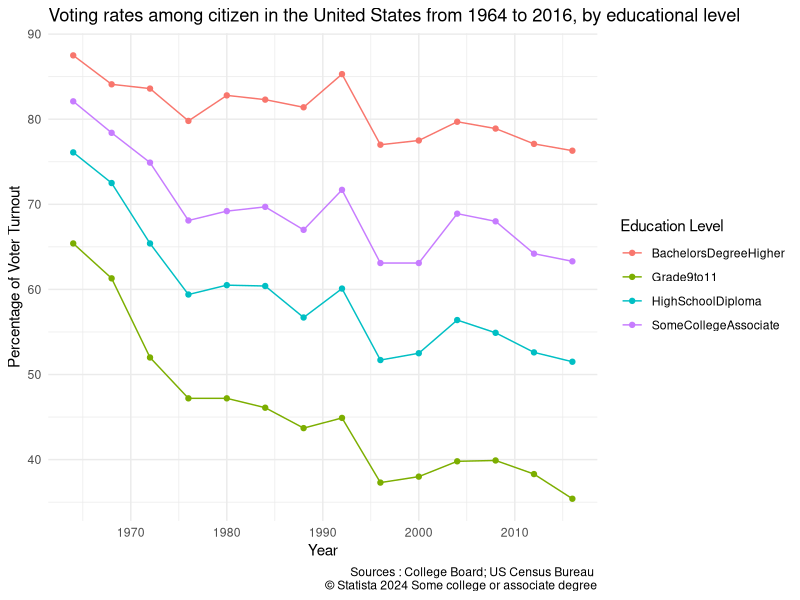

This figure's R source:
## ---- chunk 1
library(ggplot2)
library(tidyverse)
library(readr)
library(dplyr)
turnout <- read_csv("index_files/Turnout.csv") 
## ---- chunk 2
getwd()
setwd("/Users/ikramohamed/Desktop")
getwd
## ---- chunk 3
turnout <- data.frame(
  Years = c(1964, 1968, 1972, 1976, 1980, 1984, 1988, 1992, 1996, 2000, 2004, 2008, 2012, 2016),
  Grade9to11 = c(65.4, 61.3, 52.0, 47.2, 47.2, 46.1, 43.7, 44.9, 37.3, 38.0, 39.8, 39.9, 38.3, 35.4),
  HighSchoolDiploma = c(76.1, 72.5, 65.4, 59.4, 60.5, 60.4, 56.7, 60.1, 51.7, 52.5, 56.4, 54.9, 52.6, 51.5),
  SomeCollegeAssociate = c(82.1, 78.4, 74.9, 68.1, 69.2, 69.7, 67.0, 71.7, 63.1, 63.1, 68.9, 68.0, 64.2, 63.3),
  BachelorsDegreeHigher = c(87.5, 84.1, 83.6, 79.8, 82.8, 82.3, 81.4, 85.3, 77.0, 77.5, 79.7, 78.9, 77.1, 76.3)
)

turnout_long <- turnout |>
  pivot_longer(cols = -Years, names_to = "Education_Level", values_to = "Percentage")

ggplot(turnout_long, aes(x = Years, y = Percentage, color = Education_Level)) +
  geom_line() + 
  geom_point() +
  labs(
    title = "Voting rates among citizen in the United States from 1964 to 2016, by educational level", 
    caption = "Sources : College Board; US Census Bureau 
    © Statista 2024 Some college or associate degree", 
    x = "Year",
    y = "Percentage of Voter Turnout",
    color = "Education Level" 
  ) +
  theme_minimal()
## ---- chunk 4
library(dplyr)
library(knitr)

turnout_table <- turnout_long |> 
  group_by(Education_Level) |>
  summarize(
    Mean_Percentage = mean(Percentage),
    SD_Percentage = sd(Percentage),
    Min_Percentage = min(Percentage),
    Max_Percentage = max(Percentage)
  )

knitr::kable(turnout_table, 
            digits = 2, 
            col.names = c("Education Level", "Mean", "SD", "Min", "Max"),
            caption = "Summary of Voter Turnout by Education Level (1964-2016)")
